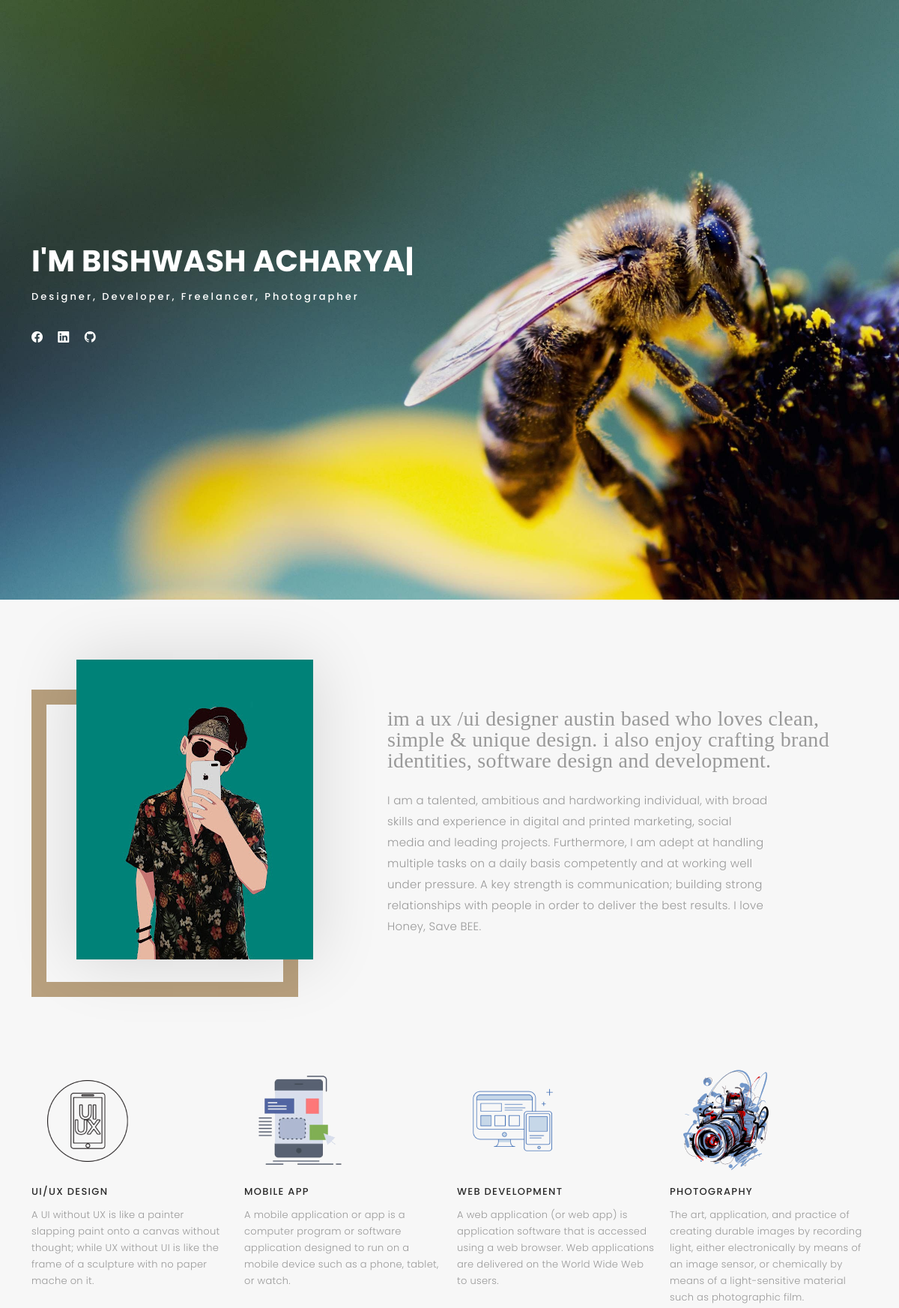
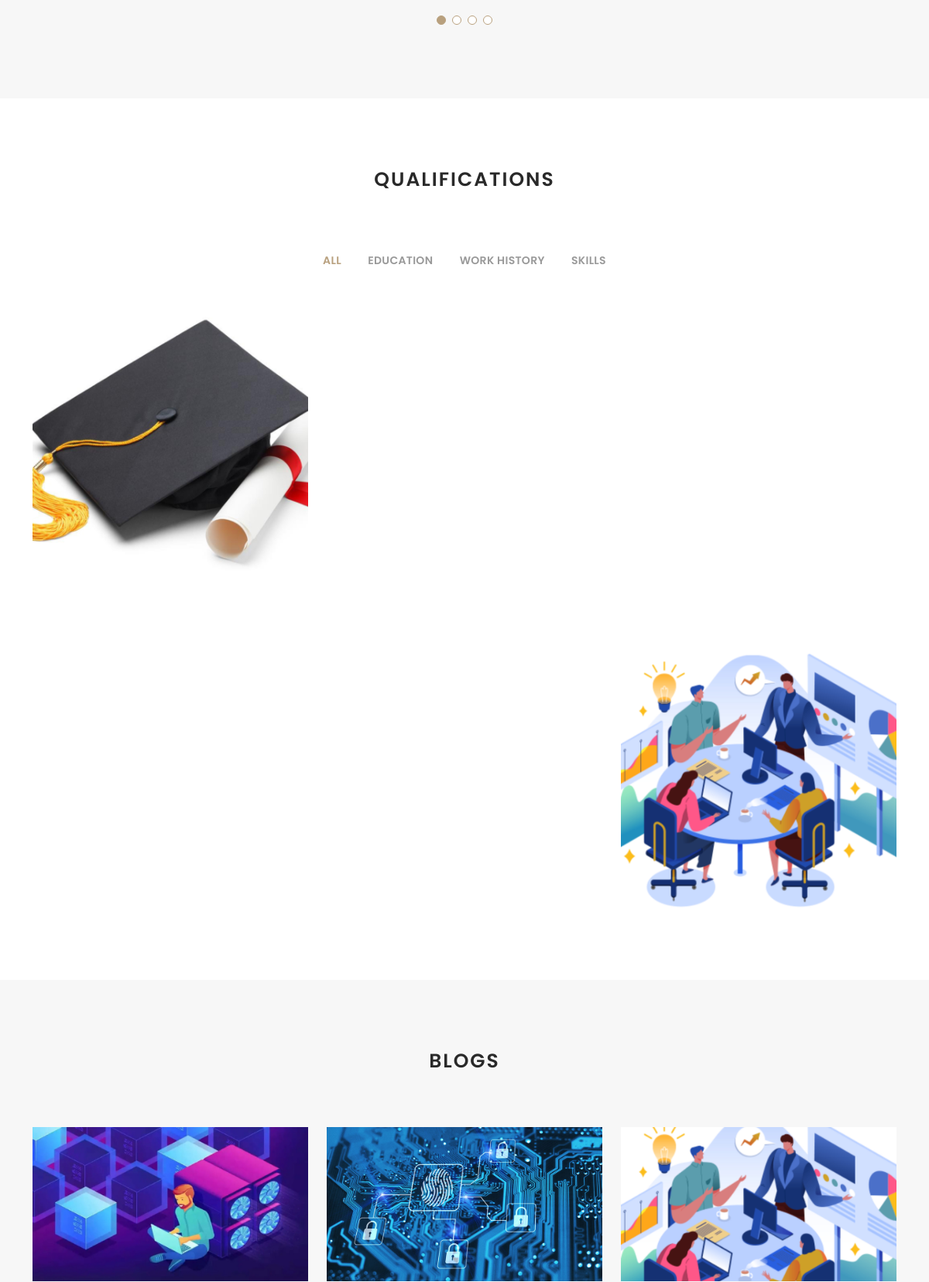
The page / (upper part) on the database its author committed (2 pictures, top to bottom).
### header/models.py (models this page shows)
class Hero (models.Model):
    heroImg = models.ImageField(upload_to= "media/hero/")
    intro = models.CharField(max_length=250)
    skill1 = models.TextField(max_length=1000)
    skill2 = models.TextField(max_length=1000, null= True, blank=True)

### about/models.py (models this page shows)
class AboutMe (models.Model):
    icon = models.ImageField(upload_to= "media/about/", null= True, blank=True)
    title = models.TextField(max_length=1000)
    discription = models.TextField(null = True, blank= True)

class AboutScroll (models.Model):
    icon = models.ImageField(upload_to= "media/resume/")
    title = models.CharField(max_length=250, null= True, blank=True)
    about_work = models.TextField(max_length=1000)

### resume/models.py (models this page shows)
class Education (models.Model):
    icon = models.ImageField(upload_to = "media/resume/")
    level = models.CharField(max_length=250)
    passed_year = models.CharField(max_length=200)
    discription = models.TextField(null = True, blank= True)
    grade = models.CharField(max_length=200)

class Skills (models.Model):
    icon = models.ImageField(upload_to= "media/resume/")
    skill_name = models.CharField(max_length=250)
    about_skill = models.TextField(max_length=250)

### blog/models.py (models this page shows)
class Blog(models.Model):
	icon = models.ImageField(upload_to = "media/blog/")
	name = models.CharField(max_length = 200)
	published_date = models.DateField()
	author_name = models.CharField(max_length = 200, blank = True, null = True)
	category = models.CharField(max_length = 200, blank = True, null = True)
	slug = models.SlugField()
	content = models.TextField()

### root/views.py (the view)
# urls.py: path('', IndexPage.as_view(), name = "homepage"),
class IndexPage(TemplateView):
     template_name = 'index.html'
     def get_context_data(self, **kwargs):
          context = super().get_context_data(**kwargs)
          context["blog_list"] = Blog.objects.all()
          context["education_list"] = Education.objects.all()
          context["work_history_list"] = WorkedHistory.objects.all()
          context["skills_list"] = Skills.objects.all()
          context["contact_form"] = ContactForm()
          context["about_me"] = AboutMe.objects.first()
          context["about_scroll"] = AboutScroll.objects.all()
          context["navigation"] = Navigation.objects.first()
          context["hero"] = Hero.objects.first()
          return context

### templates/index.html (shortened to what this page needs)
{% extends 'base.html' %}
{% block content %}
{%load static%}
  <div id="hero" class="home" style="background-image: url({{hero.heroImg.url}})">
    <div class="container">
      <div class="hero-content">
        <h1>I'm <span class="typed" data-typed-items="{{hero.intro}}"></span></h1>
        <p>{{hero.skill1}}</p>
        <ul class="list-unstyled list-social">
          <li><a href="https://www.facebook.com/arick.sharma.758"><i class="bi bi-facebook"></i></a></li>
          <li><a href="https://www.linkedin.com/in/%C3%9F%C3%AF-s%C3%B4-882640149/"><i class="bi bi-linkedin"></i></a></li>
          <li><a href="https://github.com/BeeFarm01"><i class="bi bi-github"></i></a></li>
        </ul>
      </div>
    </div>
  </div>
  <main id="main">
    <div id="about" class="paddsection">
      <div class="container">
        <div class="row justify-content-between">
          <div class="col-lg-4 ">
            <div class="div-img-bg">
              <div class="about-img">
                <img src="{{about_me.icon.url}}" class="img-responsive" alt="me">
              </div>
            </div>
          </div>
          <div class="col-lg-7">
            <div class="about-descr">
              <p class="p-heading">{{about_me.title}} </p>
              <p class="separator">{{about_me.discription}}</p>
            </div>
          </div>
        </div>
      </div>
    </div>
    <div id="services">
      <div class="container">
        <div class="services-slider swiper" data-aos="fade-up" data-aos-delay="100">
          <div class="swiper-wrapper">
            {% for aboutmescroll in about_scroll %}
            <div class="swiper-slide">
              <div class="services-block">
                <img src = "{{aboutmescroll.icon.url}}" class="img-fluid"  alt="">
                <span>{{aboutmescroll.title}}</span>
                <p class="separator">{{aboutmescroll.about_work}}</p>
              </div>
            </div>
            {% endfor %}
          </div>
          <div class="swiper-pagination"></div>
        </div>
      </div>
    </div>
    <div id="portfolio" class="paddsection">
      <div class="container">
        <div class="section-title text-center">
          <h2>Qualifications</h2>
        </div>
      </div>
      <div class="container">
        <div class="row">
          <div class="col-lg-12 d-flex justify-content-center">
            <ul id="portfolio-flters">
              <li data-filter="*" class="filter-active">All</li>
              <li data-filter=".filter-app">Education</li>
              <li data-filter=".filter-card">Work History</li>
              <li data-filter=".filter-web">Skills</li>
            </ul>
          </div>
        </div>
        <div class="row portfolio-container">
          {% for education in education_list %}
          <div class="col-lg-4 col-md-6 portfolio-item filter-app">
            <img src = "{{education.icon.url}}" class="img-fluid"  alt="">
          </div>
          {% endfor %}
          {% for workHistory in work_history_list %}
          <div class="col-lg-4 col-md-6 portfolio-item filter-card">
          </div>
          {% endfor %}
          {% for skill in skills_list %}
          <div class="col-lg-4 col-md-6 portfolio-item filter-web">
            <img src = "{{skill.icon.url}}" class="img-fluid" alt="">
          </div>
          {% endfor %}
        </div>
      </div>
    </div>
    <div id="journal" class="text-left paddsection">
      <div class="container">
        <div class="section-title text-center">
          <h2>BLOGS</h2>
        </div>
      </div>
      <div class="container">
        <div class="journal-block">
          <div class="row">
            {% for blog in blog_list %}
            {% if forloop.revcounter <= 6 %}
            <div class="col-lg-4 col-md-6">
              <div class="journal-info">
                <a href="blog-single.html"><img src = "{{blog.icon.url}}" class="img-responsive" alt="img"></a>
              </div>
            </div>
            {% endif %}
            {% endfor %}
          </div>
        </div>
      </div>
    </div>
  </main>
  {% endblock %}

### static/css/style.css (style rules this page uses)
body { background: #ffffff; color: #898989; font-family: "Poppins", helvetica; font-size: 15px; font-weight: 300; line-height: 20px; letter-spacing: 0.02em; overflow-x: hidden; margin: 0 auto; padding: 0; box-sizing: border-box; }
h1, h2, h3, h4, h5, h6 { margin: 0; }
h2 { color: #292929; font-weight: 600; }
a { color: #292929; text-decoration: none !important; transition: all 0.5s ease-in-out 0s; }
p { margin: 25px 0; padding: 0; font-size: 15px; color: #999999; line-height: 28px; }
.section-title { margin-bottom: 70px; }
.section-title h2 { font-size: 25px; letter-spacing: 2px; text-transform: uppercase; }
.paddsection { padding-top: 90px; padding-bottom: 90px; }
#hero { background: url("") repeat scroll center center/cover; height: 100vh; width: 100%; }
#hero .hero-content { height: 100vh; text-align: left; width: 100%; display: flex; justify-content: center; flex-direction: column; }
.hero-content h1 { font-size: 40px; font-weight: 700; margin-bottom: 10px; text-transform: uppercase; color: #fff; }
.hero-content p { font-size: 13px; letter-spacing: 3px; margin-top: 0; margin-bottom: 30px; text-transform: capitalize; color: #fff; font-weight: 500; }
.hero-content .list-social li { float: left; margin-right: 20px; }
.hero-content .list-social li i { color: #fff; font-size: 15px; }
#about { width: 100%; height: auto; background: #f7f7f7; padding-top: 120px; }
#about .div-img-bg { padding-bottom: 30px; border: 20px solid #b8a07e; }
#about .div-img-bg .about-img img { width: 100%; box-shadow: 0px 0px 85px 0px rgba(0, 0, 0, 0.14); margin-top: -60px; margin-left: 40px; height: 400px; -o-object-fit: cover; object-fit: cover; }
#about .about-descr .p-heading { font-family: "Playfair Display", serif; font-size: 28px; text-align: left; }
#about .about-descr .separator { max-width: 80%; margin-bottom: 0; text-align: left; }
#services { background: #f7f7f7; position: relative; padding-bottom: 80px; }
.services-block span { margin: 10px 0; position: relative; font-size: 13px; color: #292929; letter-spacing: 0.1em; font-weight: 500; text-transform: uppercase; display: block; }
.services-block .separator { margin: 0; font-size: 13px; line-height: 22px; }
.services-slider .swiper-pagination { margin-top: 30px; position: relative; }
#portfolio { position: relative; padding-bottom: 50px; }
#portfolio #portfolio-flters { padding: 0; margin: 0 auto 35px auto; list-style: none; text-align: center; border-radius: 50px; padding: 2px 15px; }
#portfolio #portfolio-flters li { cursor: pointer; display: inline-block; padding: 10px 15px 8px 15px; font-size: 14px; font-weight: 600; line-height: 1; text-transform: uppercase; color: #999999; margin-bottom: 5px; transition: all 0.3s ease-in-out; }
#portfolio #portfolio-flters li:hover, #portfolio #portfolio-flters li.filter-active { color: #b8a07e; }
#portfolio #portfolio-flters li:last-child { margin-right: 0; }
#portfolio .portfolio-item { margin-bottom: 30px; }
#journal, #journal-blog { height: auto; width: 100%; background: #f7f7f7; padding-bottom: 60px; position: relative; }
#journal .journal-block { display: inline-block; height: auto; width: 100%; }
#journal .journal-block .journal-info { position: relative; }
.journal-block .journal-info img { max-width: 100%; }

### rows shown on the page
Hero: heroImg (picture), skill1 "Designer, Developer, Freelancer, Photographer"
AboutMe: icon (picture), title "im a ux /ui designer austin based who loves clean, simple & unique design. i also enjoy crafting brand identities, software design and development.", discription "I am a talented, ambitious and hardworking individual, with broad skills and experience in digital and printed marketing, social media and leading projects. Furthermore, I am adept at handling multiple tasks on a daily basis competently and at working well under pressure. A key strength is communication; building strong relationships with people in order to deliver the best results. I love Honey, Save BEE."
AboutScroll: icon (picture), title "UI/UX DESIGN", about_work "A UI without UX is like a painter slapping paint onto a canvas without thought; while UX without UI is like the frame of a sculpture with no paper mache on it."
AboutScroll: icon (picture), title "MOBILE APP", about_work "A mobile application or app is a computer program or software application designed to run on a mobile device such as a phone, tablet, or watch."
AboutScroll: icon (picture), title "WEB DEVELOPMENT", about_work "A web application (or web app) is application software that is accessed using a web browser. Web applications are delivered on the World Wide Web to users."
AboutScroll: icon (picture), title "PHOTOGRAPHY", about_work "The art, application, and practice of creating durable images by recording light, either electronically by means of an image sensor, or chemically by means of a light-sensitive material such as photographic film."
Education: icon (picture)
Skills: icon (picture)
Blog: icon (picture)
Blog: icon (picture)
Blog: icon (picture)
